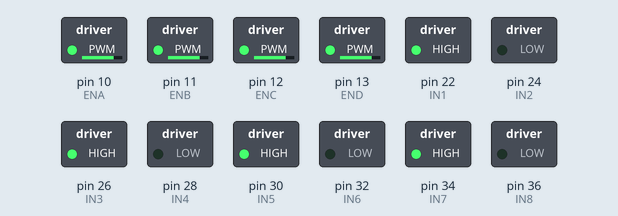
Bench run of a sketch on a simulated Arduino Mega 2560, built with avr-gcc and run on an emulated ATmega2560. On the bench: switched loads named in the sketch (green lamp = pin HIGH). At 3.0 s the program stops and its outputs stay as they are.

Above: at 0.1 s.
Timing chart, 0 to 1.6 s (numbered marks = the images above):
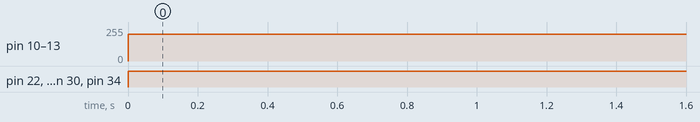

The sketch:

4_wheel_motor_test.ino
```cpp
//for motor A
#define ENA 10
#define IN1 22
#define IN2 24

//for motor B
#define ENB 11
#define IN3 26
#define IN4 28

//for motor C
#define ENC 12//ENA slot for second H bridge
#define IN5 30//IN1 slot for second H bridge
#define IN6 32//IN2 slot for second H bridge
//for motor D
#define END 13//ENB slot for second H bridge
#define IN7 34//IN3 slot for second H bridge
#define IN8 36//IN4 slot for second H bridge

int i;

void setup() {
  // put your setup code here, to run once:
  pinMode(ENA, OUTPUT);
  pinMode(IN1, OUTPUT);
  pinMode(IN2, OUTPUT);
  pinMode(ENB, OUTPUT);
  pinMode(IN3, OUTPUT);
  pinMode(IN4, OUTPUT);
  pinMode(ENC, OUTPUT);
  pinMode(IN5, OUTPUT);
  pinMode(IN6, OUTPUT);
  pinMode(END, OUTPUT);
  pinMode(IN7, OUTPUT);
  pinMode(IN8, OUTPUT);

}

void loop() {
  // put your main code here, to run repeatedly:
  for(i=0;i<=5;i++)
  {
    forward(); //Make the robot go forward, full speed
    delay(3000);
    exit(0);
  }

  right(); //Make the robot stop
  delay(2000);


    for(i=0;i<=5;i++)
    {
    forward(); //Make the robot go forward, full speed
    delay(3000);
    exit(0);
  }


}

void forward()
{
  //analogWrite function is used to change the rpm of motor, it ranges from 0 to 255 where 0 is the min speed and 255 is the max speed
  analogWrite(ENA, 200);//motor on left side
  analogWrite(ENB, 200);//motor on right side
  analogWrite(ENC, 200);
  analogWrite(END, 200);
  digitalWrite(IN1, HIGH);
  digitalWrite(IN2, LOW);
  digitalWrite(IN3, HIGH);
  digitalWrite(IN4, LOW);
  digitalWrite(IN5, HIGH);
  digitalWrite(IN6, LOW);
  digitalWrite(IN7, HIGH);
  digitalWrite(IN8, LOW);

}
void right()
{
  analogWrite(ENA, 200);
  analogWrite(ENB, 0);
  analogWrite(ENC, 200);
  analogWrite(END, 0);
  digitalWrite(IN1, HIGH);
  digitalWrite(IN2, LOW);
  digitalWrite(IN3, LOW);
  digitalWrite(IN4, LOW);
  digitalWrite(IN5, HIGH);
  digitalWrite(IN6, LOW);
  digitalWrite(IN7, LOW);
  digitalWrite(IN8, LOW);
}
void halt()
{
  analogWrite(ENA, 0);
  analogWrite(ENB, 0);
  analogWrite(ENB, 0);
  analogWrite(ENB, 0);
  digitalWrite(IN1, LOW);
  digitalWrite(IN2, LOW);
  digitalWrite(IN3, LOW);
  digitalWrite(IN4, LOW);
  digitalWrite(IN5, LOW);
  digitalWrite(IN6, LOW);
  digitalWrite(IN7, LOW);
  digitalWrite(IN8, LOW);
}
```

Measured:
- by itself, pin 10 (ENA), pin 11 (ENB), pin 12 (ENC), pin 13 (END): 0/255 → 200/255 at 0.00 s
- by itself, pin 22 (IN1), pin 26 (IN3), pin 30 (IN5), pin 34 (IN7): LOW → HIGH at 0.00 s
